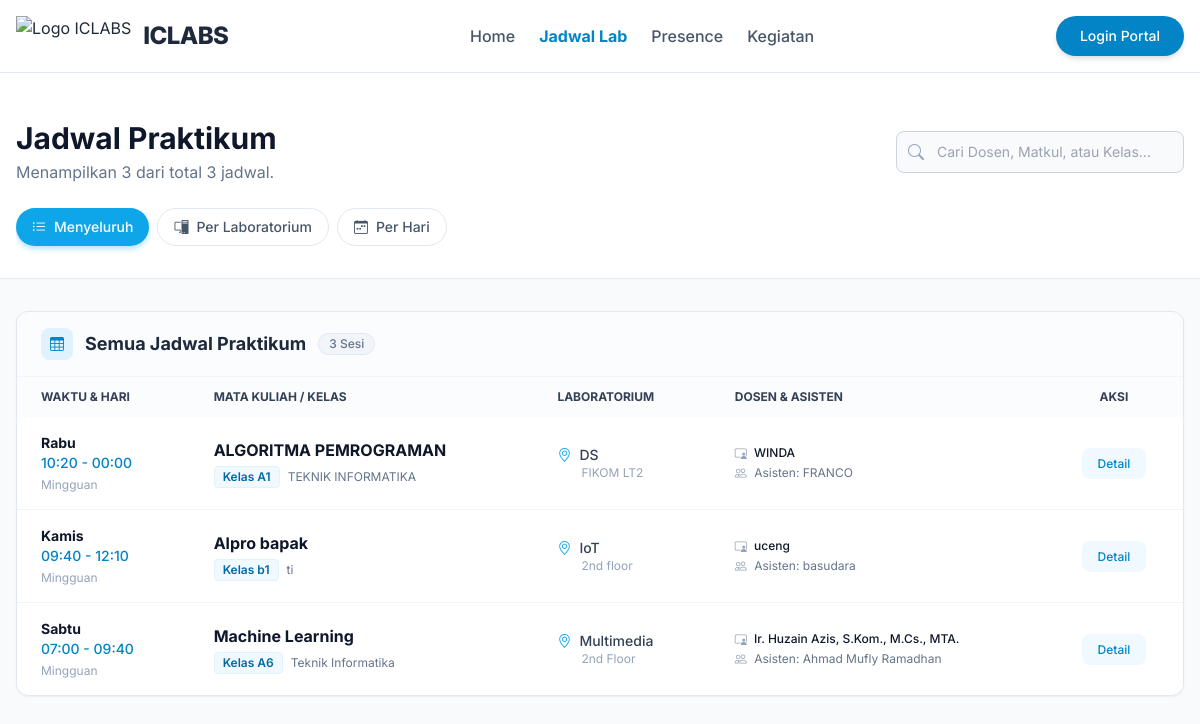
The page /public/schedule on the database its author committed.
### tables this page shows
CREATE TABLE `course_plans` (
  `id` int(11) NOT NULL AUTO_INCREMENT,
  `laboratory_id` int(11) NOT NULL,
  `course_name` varchar(100) NOT NULL,
  `program_study` varchar(100) DEFAULT NULL,
  `semester` int(11) DEFAULT NULL,
  `class_code` varchar(20) DEFAULT NULL,
  `lecturer_name` varchar(100) NOT NULL,
  `lecturer_photo` varchar(255) DEFAULT NULL,
  `assistant_1_name` varchar(100) DEFAULT NULL,
  `assistant_1_photo` varchar(255) DEFAULT NULL,
  `assistant_2_name` varchar(100) DEFAULT NULL,
  `assistant_2_photo` varchar(255) DEFAULT NULL,
  `day` enum('Monday','Tuesday','Wednesday','Thursday','Friday','Saturday','Sunday') NOT NULL,
  `start_time` time NOT NULL,
  `end_time` time NOT NULL,
  `total_meetings` int(11) DEFAULT 14,
  `description` text DEFAULT NULL,
  `created_at` timestamp NOT NULL DEFAULT current_timestamp(),
  PRIMARY KEY (`id`),
  KEY `laboratory_id` (`laboratory_id`),
  CONSTRAINT `course_plans_ibfk_1` FOREIGN KEY (`laboratory_id`) REFERENCES `laboratories` (`id`) ON DELETE CASCADE
);

CREATE TABLE `laboratories` (
  `id` int(11) NOT NULL AUTO_INCREMENT,
  `lab_name` varchar(100) NOT NULL,
  `image` varchar(255) DEFAULT NULL,
  `description` text DEFAULT NULL,
  `pc_count` int(11) DEFAULT 0,
  `tv_count` int(11) DEFAULT 0,
  `capacity` int(11) DEFAULT 0,
  `status` enum('active','maintenance','inactive') DEFAULT 'active',
  `location` varchar(100) DEFAULT NULL,
  `building` varchar(50) DEFAULT NULL,
  `floor` varchar(10) DEFAULT NULL,
  `room_number` varchar(20) DEFAULT NULL,
  PRIMARY KEY (`id`)
);

### app/controllers/LandingController.php (called while the page is built, shortened)
<?php
class LandingController extends Controller
{
    public function schedule()
    {
        $scheduleModel = $this->model('LabScheduleModel');
        $page = (int) ($this->getQuery('page') ?? 1);
        $limit = 20;
        $offset = ($page - 1) * $limit;
        $search = isset($_GET['search']) ? trim($_GET['search']) : '';
        $schedules = $scheduleModel->getPublicSchedules($limit, $offset, $search);
        $totalRows = $scheduleModel->countPublicSchedules($search);
        $totalPages = ceil($totalRows / $limit);
        $data = [
            'schedules' => $schedules,
            'search' => $search,
            'pagination' => [
                'current' => $page,
                'total_pages' => $totalPages,
                'total_rows' => $totalRows
            ]
        ];
        $this->view('landing/schedule', $data);
    }
}

### app/core/Router.php (called while the page is built, shortened)
<?php
class Router {
    private $routes = [];
    private $params = [];
    private function addRoute($method, $uri, $controller) {
        $this->routes[] = [
            'method' => $method,
            'uri' => $uri,
            'controller' => $controller
        ];
    }
    public function dispatch() {
        $requestUri = $this->getRequestUri();
        foreach ($this->routes as $route) {
            if ($this->matchRoute($route['uri'], $requestUri)) {
                return $this->callController($route['controller']);
            }
        }
    }
    private function getRequestUri() {
        $uri = $_GET['url'] ?? '/';
        $uri = '/' . trim($uri, '/');
        return $uri;
    }
    private function matchRoute($pattern, $uri) {
        $pattern = preg_replace('/\/:([^\/]+)/', '/(?P<$1>[^/]+)', $pattern);
        $pattern = '#^' . $pattern . '$#';
        if (preg_match($pattern, $uri, $matches)) {
            $this->params = array_filter($matches, 'is_string', ARRAY_FILTER_USE_KEY);
            return true;
        }
        return false;
    }
    private function callController($controllerString) {
        list($controllerName, $method) = explode('@', $controllerString);
        $controller = new $controllerName();
        call_user_func_array([$controller, $method], $this->params);
    }
}

### public/index.php (called while the page is built, shortened)
<?php
require_once APP_PATH . '/core/Router.php';
require_once APP_PATH . '/core/Controller.php';
require_once APP_PATH . '/core/Model.php';
require_once APP_PATH . '/config/database.php';
require_once APP_PATH . '/helpers/functions.php';
$router = new Router();
$router->dispatch();

### app/config/database.php (called while the page is built, shortened)
<?php
function getDBConnection()
{
    static $pdo = null;
    if ($pdo === null) {
        try {
            $dsn = "mysql:host=" . DB_HOST . ";port=" . DB_PORT . ";dbname=" . DB_NAME . ";charset=" . DB_CHARSET;
            $options = [
                PDO::ATTR_ERRMODE            => PDO::ERRMODE_EXCEPTION,
                PDO::ATTR_DEFAULT_FETCH_MODE => PDO::FETCH_ASSOC,
                PDO::ATTR_EMULATE_PREPARES   => false,
            ];
            $pdo = new PDO($dsn, DB_USER, DB_PASS, $options);
        } catch (PDOException $e) {
            die("Database connection failed: " . $e->getMessage());
        }
    }
    return $pdo;
}

### app/models/LabScheduleModel.php (called while the page is built, shortened)
<?php
class LabScheduleModel extends Model
{
    public function getPublicSchedules($limit = 20, $offset = 0, $search = '')
    {
        $sql = "SELECT cp.*, l.lab_name, l.location
                FROM course_plans cp
                JOIN laboratories l ON cp.laboratory_id = l.id
                WHERE 1=1";
        $params = [];
        $sql .= " ORDER BY FIELD(cp.day, 'Monday', 'Tuesday', 'Wednesday', 'Thursday', 'Friday', 'Saturday', 'Sunday'), cp.start_time ASC
                  LIMIT $limit OFFSET $offset";
        return $this->query($sql, $params);
    }
}

### app/core/Model.php (called while the page is built, shortened)
<?php
class Model {
    protected $db;
    public function __construct() {
        $this->db = getDBConnection();
    }
    public function query($sql, $params = []) {
        $stmt = $this->db->prepare($sql);
        $stmt->execute($params);
        return $stmt->fetchAll();
    }
}

### app/helpers/functions.php (called while the page is built, shortened)
<?php
function formatTime($time) {
    return date('H:i', strtotime($time));
}
function url($path = '') {
    return BASE_URL . '/' . ltrim($path, '/');
}

### app/views/landing/schedule.php (the view, shortened to what this page needs)
<?php
$view = $_GET['view'] ?? 'all';
$groupedSchedules = [];
if ($view == 'lab') {
    foreach ($schedules as $s) {
        $labName = $s['lab_name'] ?? 'Lab Umum';
        $groupedSchedules[$labName][] = $s;
    }
    ksort($groupedSchedules);
} else {
    $groupedSchedules['Semua Jadwal Praktikum'] = $schedules;
}
?>
<?php include APP_PATH . '/views/layouts/header.php'; ?>
<?php include APP_PATH . '/views/layouts/navbar.php'; ?>
<div class="bg-slate-50 min-h-screen pb-12">
    <div class="bg-white border-b border-slate-200 pt-10 pb-6 mb-8">
        <div class="max-w-screen-xl mx-auto px-4">
            <div class="flex flex-col md:flex-row md:items-center justify-between gap-4">
                <div>
                    <h1 class="text-3xl font-bold text-slate-900">Jadwal Praktikum</h1>
                    <p class="text-slate-500 mt-1">
                        Menampilkan <?= count($schedules) ?> dari total <?= $pagination['total_rows'] ?? 0 ?> jadwal.
                    </p>
                </div>
                <form action="" method="GET" class="relative w-full md:w-72">
                    <div class="absolute inset-y-0 left-0 flex items-center pl-3 pointer-events-none">
                    </div>
                    <input type="text" name="search" value="<?= htmlspecialchars($search ?? '') ?>"
                        class="bg-slate-50 border border-slate-300 text-slate-900 text-sm rounded-lg focus:ring-sky-500 focus:border-sky-500 block w-full pl-10 p-2.5"
                        placeholder="Cari Dosen, Matkul, atau Kelas..." onchange="this.form.submit()">
                </form>
            </div>
            <div class="flex flex-wrap gap-2 mt-6 overflow-x-auto pb-2 scrollbar-hide">
                <a href="?view=all&search=<?= htmlspecialchars($search ?? '') ?>&page=1"
                    class="inline-flex items-center px-4 py-2 rounded-full text-sm font-medium transition-colors whitespace-nowrap <?= $view == 'all' ? 'bg-sky-500 text-white shadow-md shadow-sky-200' : 'bg-white text-slate-600 border border-slate-200 hover:bg-slate-50' ?>">
                    <i class="bi bi-list-ul mr-2"></i> Menyeluruh
                </a>
                <a href="?view=lab&search=<?= htmlspecialchars($search ?? '') ?>&page=1"
                    class="inline-flex items-center px-4 py-2 rounded-full text-sm font-medium transition-colors whitespace-nowrap <?= $view == 'lab' ? 'bg-sky-500 text-white shadow-md shadow-sky-200' : 'bg-white text-slate-600 border border-slate-200 hover:bg-slate-50' ?>">
                    <i class="bi bi-pc-display mr-2"></i> Per Laboratorium
                </a>
                <a href="?view=day&search=<?= htmlspecialchars($search ?? '') ?>&page=1"
                    class="inline-flex items-center px-4 py-2 rounded-full text-sm font-medium transition-colors whitespace-nowrap <?= $view == 'day' ? 'bg-sky-500 text-white shadow-md shadow-sky-200' : 'bg-white text-slate-600 border border-slate-200 hover:bg-slate-50' ?>">
                    <i class="bi bi-calendar-week mr-2"></i> Per Hari
                </a>
            </div>
        </div>
    </div>
    <div class="max-w-screen-xl mx-auto px-4 space-y-8">
        <?php if (empty($schedules)): ?>
        <div class="text-center py-20 bg-white rounded-2xl border border-dashed border-slate-300">
            <i class="bi bi-calendar-x text-4xl text-slate-300 mb-4 block"></i>
            <p class="text-slate-500">Jadwal tidak ditemukan.</p>
            <?php if (!empty($search)): ?>
            <a href="?view=<?= $view ?>" class="text-sky-600 hover:underline mt-2 inline-block text-sm">Reset
                Pencarian</a>
            <?php endif; ?>
        </div>
        <?php else: ?>
        <?php foreach ($groupedSchedules as $groupTitle => $items): ?>
        <?php
                $headerIcon = 'bi-table';
                $displayTitle = $groupTitle;
                ?>
        <div class="bg-white rounded-xl shadow-sm border border-slate-200 overflow-hidden mb-6">
            <div class="bg-slate-50/50 px-6 py-4 border-b border-slate-100 flex items-center justify-between">
                <h2 class="text-lg font-bold text-slate-800 flex items-center">
                    <span
                        class="w-8 h-8 rounded-lg bg-sky-100 text-sky-600 flex items-center justify-center mr-3 text-sm">
                        <i class="bi <?= $headerIcon ?>"></i>
                    </span>
                    <?= htmlspecialchars($displayTitle) ?>
                    <span
                        class="ml-3 px-2.5 py-0.5 rounded-full bg-slate-100 text-slate-500 text-xs font-medium border border-slate-200">
                        <?= count($items) ?> Sesi
                    </span>
                </h2>
            </div>
            <div class="hidden md:block overflow-x-auto">
                <table class="w-full text-sm text-left text-slate-500">
                    <thead class="text-xs text-slate-700 uppercase bg-slate-50/50">
                        <tr>
                            <th class="px-6 py-3">Waktu & Hari</th>
                            <th class="px-6 py-3">Mata Kuliah / Kelas</th>
                            <?php if ($view != 'lab'): ?><th class="px-6 py-3">Laboratorium</th><?php endif; ?>
                            <th class="px-6 py-3">Dosen & Asisten</th>
                            <th class="px-6 py-3 text-center">Aksi</th>
                        </tr>
                    </thead>
                    <tbody class="divide-y divide-slate-100">
                        <?php foreach ($items as $schedule): ?>
                        <?php
                                    $dayRaw = $schedule['day'] ?? '';
                                    $daysID = ['Monday' => 'Senin', 'Tuesday' => 'Selasa', 'Wednesday' => 'Rabu', 'Thursday' => 'Kamis', 'Friday' => 'Jumat', 'Saturday' => 'Sabtu', 'Sunday' => 'Minggu'];
                                    $dayIndo = $daysID[$dayRaw] ?? $dayRaw;
                                    ?>
                        <tr class="hover:bg-slate-50 transition-colors">
                            <td class="px-6 py-4 whitespace-nowrap">
                                <div class="font-bold text-slate-900"><?= $dayIndo ?></div>
                                <div class="text-sky-600 font-medium">
                                    <?= formatTime($schedule['start_time']) ?> -
                                    <?= formatTime($schedule['end_time']) ?>
                                </div>
                                <div class="text-xs text-slate-400 mt-1">
                                    <?= htmlspecialchars($schedule['frequency'] ?? 'Mingguan') ?></div>
                            </td>
                            <td class="px-6 py-4">
                                <div class="font-bold text-slate-900 text-base">
                                    <?= htmlspecialchars($schedule['course_name'] ?? '-') ?></div>
                                <div class="flex items-center gap-2 mt-1">
                                    <span
                                        class="bg-sky-50 text-sky-700 text-xs px-2 py-0.5 rounded border border-sky-100 font-semibold">
                                        Kelas <?= htmlspecialchars($schedule['class_code'] ?? '-') ?>
                                    </span>
                                    <span
                                        class="text-xs text-slate-500"><?= htmlspecialchars($schedule['program_study'] ?? '-') ?></span>
                                </div>
                            </td>
                            <?php if ($view != 'lab'): ?>
                            <td class="px-6 py-4">
                                <div class="flex items-center text-slate-700 font-medium">
                                    <i class="bi bi-geo-alt text-sky-500 mr-2"></i>
                                    <?= htmlspecialchars($schedule['lab_name'] ?? '-') ?>
                                </div>
                                <div class="text-xs text-slate-400 ml-6">
                                    <?= htmlspecialchars($schedule['location'] ?? '-') ?></div>
                            </td>
                            <?php endif; ?>
                            <td class="px-6 py-4">
                                <div class="text-slate-900 font-medium text-xs mb-1">
                                    <i class="bi bi-person-video3 mr-1 text-slate-400"></i>
                                    <?= htmlspecialchars($schedule['lecturer_name'] ?? 'Belum ada dosen') ?>
                                </div>
                                <div class="text-slate-500 text-xs">
                                    <i class="bi bi-people mr-1 text-slate-400"></i> Asisten:
                                    <?= htmlspecialchars($schedule['assistant_1_name'] ?? '-') ?>
                                </div>
                            </td>
                            <td class="px-6 py-4 text-center">
                                <a href="<?= url('/schedule/' . ($schedule['id'] ?? 0)) ?>"
                                    class="text-sky-600 bg-sky-50 hover:bg-sky-100 focus:ring-4 focus:ring-sky-100 font-medium rounded-lg text-xs px-4 py-2 focus:outline-none transition-all">
                                    Detail
                                </a>
                            </td>
                        </tr>
                        <?php endforeach; ?>
                    </tbody>
                </table>
            </div>
        </div>
        <?php endforeach; ?>
        <?php endif; ?>
    </div>
</div>

### rows shown on the page
course_plans: id "3", day "Kamis", start_time "09:40", end_time "12:10", frequency "Mingguan", course_name "Alpro bapak", class_code "b1", program_study "ti", laboratory.lab_name "IoT", laboratory.location "2nd floor", lecturer_name "uceng", assistant_1_name "basudara"
course_plans: day "Rabu", start_time "10:20", end_time "00:00", frequency "Mingguan", course_name "ALGORITMA PEMROGRAMAN", class_code "A1", program_study "TEKNIK INFORMATIKA", laboratory.lab_name "DS", laboratory.location "FIKOM LT2", lecturer_name "WINDA", assistant_1_name "FRANCO"
course_plans: day "Sabtu", start_time "07:00", end_time "09:40", frequency "Mingguan", course_name "Machine Learning", class_code "A6", program_study "Teknik Informatika", laboratory.lab_name "Multimedia", laboratory.location "2nd Floor", lecturer_name "Ir. Huzain Azis, S.Kom., M.Cs., MTA.", assistant_1_name "Ahmad Mufly Ramadhan"

### other values the page prints
count($schedules) "3"
$displayTitle "Semua Jadwal Praktikum"
count($items) "3"
